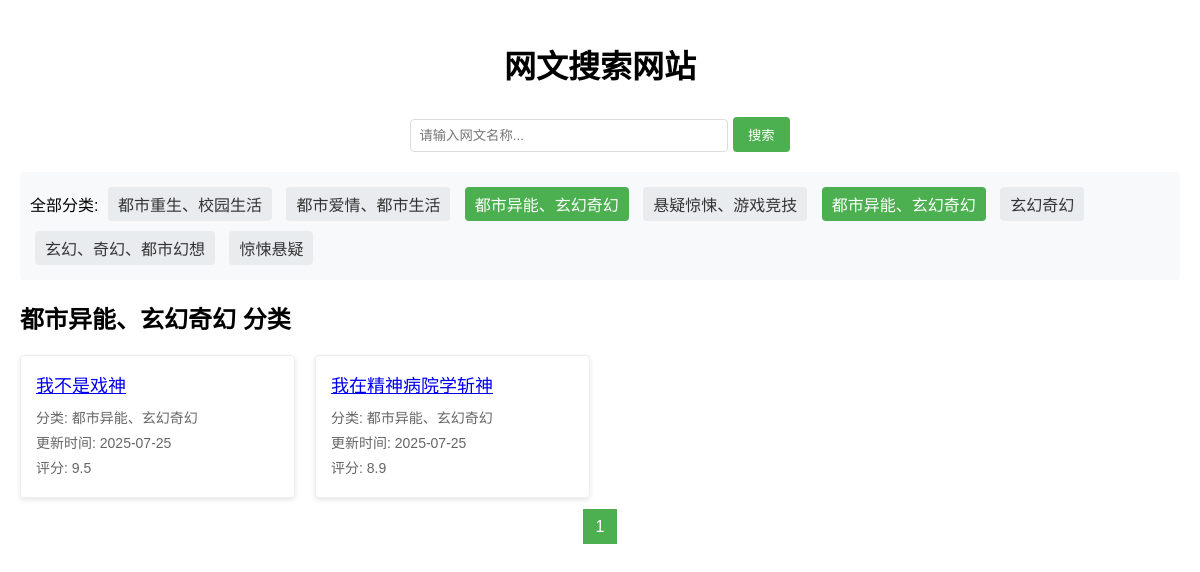
Screenshot of /category/都市异能、玄幻奇幻/ with the database file from the repository.
### movie_app/models.py (models this page shows, shortened)
class Movie(models.Model):
    title = models.CharField(max_length=200, verbose_name='网文名称')
    category = models.CharField(max_length=100, verbose_name='分类')
    link = models.URLField(verbose_name='下载链接')
    update_time = models.DateTimeField(auto_now=True, verbose_name='更新时间')
    description = models.TextField(blank=True, null=True, verbose_name='简介')
    score = models.FloatField(default=0, verbose_name='评分')
    image = models.ImageField(upload_to=image_upload_path, blank=True, verbose_name='封面图')
    class Meta:
        verbose_name = '网文'
        verbose_name_plural = '网文列表'
        ordering = ['-update_time']

### movie_app/views.py (the view)
# urls.py: path('category/<str:category>/', views.category, name='category'),
def category(request, category):
    movie_list = Movie.objects.filter(category=category).order_by('-update_time')
    paginator = Paginator(movie_list, 10)
    page = request.GET.get('page')
    try:
        movies = paginator.page(page)
    except PageNotAnInteger:
        movies = paginator.page(1)
    except EmptyPage:
        movies = paginator.page(paginator.num_pages)
    all_categories = Movie.objects.values_list('category', flat=True).distinct()
    context = {
        'movies': movies,
        'category': category,
        'categories': all_categories
    }
    return render(request, 'movie_app/category.html', context)

### templates/movie_app/category.html (shortened to what this page needs)
<!DOCTYPE html>
<html lang="zh-CN">
<head>
</head>
<body>
    <header>
        <h1>网文搜索网站</h1>
    </header>
    <div class="search-box">
        <form action="{% url 'search' %}" method="get">
            <input type="text" name="q" placeholder="请输入网文名称...">
            <button type="submit">搜索</button>
        </form>
    </div>
    <div class="category-nav">
        <span>全部分类:</span>
        {% for cat in categories %}
        <a href="{% url 'category' cat %}" {% if cat == category %}class="active"{% endif %}>{{ cat }}</a>
        {% endfor %}
    </div>
    <h2>{{ category }} 分类</h2>
    <div class="movie-list">
        {% for movie in movies %}
        <div class="movie-item">
            <div class="movie-title"><a href="{% url 'detail' movie.id %}">{{ movie.title }}</a></div>
            <div class="movie-info">分类: {{ movie.category }}</div>
            <div class="movie-info">更新时间: {{ movie.update_time|date:"Y-m-d" }}</div>
            <div class="movie-info">评分: {{ movie.score }}</div>
        </div>
        {% endfor %}
    </div>
    <div class="pagination">
        {% for num in movies.paginator.page_range %}
            {% if movies.number == num %}
                <a href="#" class="active">{{ num }}</a>
            {% elif num > movies.number|add:'-3' and num < movies.number|add:'3' %}
                <a href="?page={{ num }}">{{ num }}</a>
            {% endif %}
        {% endfor %}
    </div>
</body>
</html>

### templates/movie_app/category.html (style rules this page uses)
body { font-family: Arial, sans-serif; margin: 0; padding: 20px; max-width: 1200px; margin: 0 auto; }
header { text-align: center; margin-bottom: 30px; }
.search-box { margin-bottom: 20px; text-align: center; }
input[type="text"] { padding: 8px; width: 300px; border: 1px solid #ddd; border-radius: 4px; }
button { padding: 8px 15px; background-color: #4CAF50; color: white; border: none; border-radius: 4px; cursor: pointer; }
.category-nav { margin-bottom: 20px; padding: 10px; background-color: #f8f9fa; border-radius: 4px; }
.category-nav a { display: inline-block; margin: 5px; padding: 5px 10px; background-color: #e9ecef; text-decoration: none; color: #333; border-radius: 4px; }
.category-nav a.active { background-color: #4CAF50; color: white; }
.movie-list { display: grid; grid-template-columns: repeat(auto-fill, minmax(250px, 1fr)); gap: 20px; }
.movie-item { border: 1px solid #eee; padding: 15px; border-radius: 4px; box-shadow: 0 2px 5px rgba(0,0,0,0.1); }
.movie-title { font-size: 18px; margin-bottom: 10px; }
.movie-info { font-size: 14px; color: #666; margin-bottom: 5px; }
.pagination { margin-top: 20px; text-align: center; }
.pagination a { padding: 8px 12px; margin: 0 2px; border: 1px solid #ddd; text-decoration: none; color: #333; }
.pagination a.active { background-color: #4CAF50; color: white; border-color: #4CAF50; }

### rows the page displays
Movie: title "我不是戏神", category "都市异能、玄幻奇幻", update_time "2025-07-25", score "9.5"
Movie: title "我在精神病院学斩神", category "都市异能、玄幻奇幻", update_time "2025-07-25", score "8.9"

### other values shown
{{ cat }} "都市重生、校园生活" "都市爱情、都市生活" "都市异能、玄幻奇幻" "悬疑惊悚、游戏竞技" "都市异能、玄幻奇幻" "玄幻奇幻" "玄幻、奇幻、都市幻想" "惊悚悬疑"
{{ category }} "都市异能、玄幻奇幻"
{{ num }} "1"
